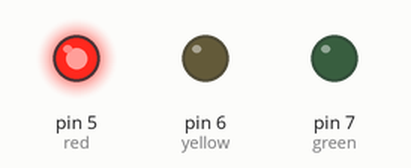
Simulated run of this sketch. Board: Arduino Uno, built with avr-gcc and run on an emulated ATmega328P. Parts: output pins drawn as LEDs (lit = HIGH).

Above: at 5.0 s.
At 12.5 s:
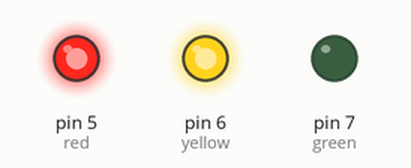
At 20.2 s:
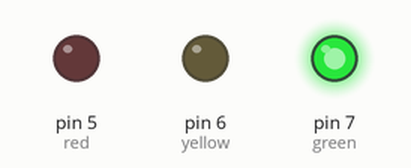
At 34.7 s:
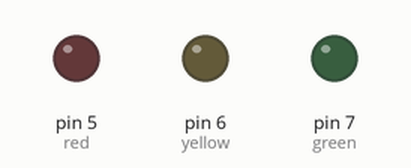
Timing chart, 0 to 58.5 s (numbered marks = the images above):
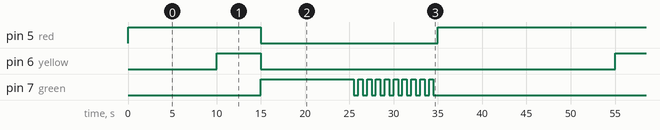

The sketch:

TrafficLight.ino
```cpp
int red = 5, yellow = 6, green = 7;

void setup() {
  pinMode(red, OUTPUT);
  pinMode(yellow, OUTPUT);
  pinMode(green, OUTPUT);
}

void loop() {
  // Red for 10s
  digitalWrite(red, HIGH);
  delay(10000);

  // Yellow with Red for 5s
  digitalWrite(yellow, HIGH);
  delay(5000);

  // Green for 10s Red,Yellow off
  digitalWrite(red, LOW);
  digitalWrite(yellow, LOW);
  digitalWrite(green, HIGH);
  delay(10000);

  // Green blinks 10times 0.5s
  for (int i = 0; i < 10; i++) {
    digitalWrite(green, HIGH);
    delay(500);
    digitalWrite(green, LOW);
    delay(500);
  }

  // Red for 10s Green off
  digitalWrite(green, LOW);
  digitalWrite(red, HIGH);
  delay(10000);
}
```

Measured:
- by itself, pin 5 (red): repeats every 45.0 s: LOW 20.0 s, HIGH 25.0 s
- by itself, pin 6 (yellow): alternates HIGH for 5.0 s and LOW for 40.0 s
- by itself, pin 7 (green): repeats every 45.0 s: 9 × (LOW 0.50 s, HIGH 0.50 s), LOW 25.5 s, HIGH 10.5 s
